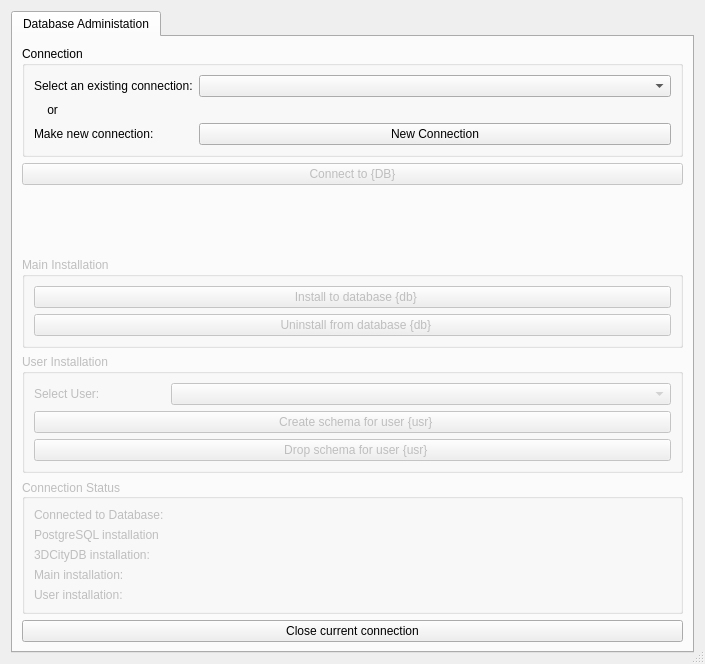
<?xml version="1.0" encoding="UTF-8"?>
<ui version="4.0">
 <class>AdministrationDialog</class>
 <widget class="QDialog" name="AdministrationDialog">
  <property name="enabled">
   <bool>true</bool>
  </property>
  <property name="geometry">
   <rect>
    <x>0</x>
    <y>0</y>
    <width>705</width>
    <height>664</height>
   </rect>
  </property>
  <property name="sizePolicy">
   <sizepolicy hsizetype="MinimumExpanding" vsizetype="Maximum">
    <horstretch>0</horstretch>
    <verstretch>0</verstretch>
   </sizepolicy>
  </property>
  <property name="minimumSize">
   <size>
    <width>705</width>
    <height>0</height>
   </size>
  </property>
  <property name="maximumSize">
   <size>
    <width>705</width>
    <height>937</height>
   </size>
  </property>
  <property name="windowTitle">
   <string>3DCityDB-Loader (Administration)</string>
  </property>
  <property name="sizeGripEnabled">
   <bool>true</bool>
  </property>
  <property name="modal">
   <bool>false</bool>
  </property>
  <layout class="QVBoxLayout" name="verticalLayout_container">
   <item>
    <widget class="QTabWidget" name="wdgMain">
     <property name="enabled">
      <bool>true</bool>
     </property>
     <property name="sizePolicy">
      <sizepolicy hsizetype="Preferred" vsizetype="Preferred">
       <horstretch>0</horstretch>
       <verstretch>0</verstretch>
      </sizepolicy>
     </property>
     <property name="minimumSize">
      <size>
       <width>0</width>
       <height>0</height>
      </size>
     </property>
     <property name="maximumSize">
      <size>
       <width>16777215</width>
       <height>16777215</height>
      </size>
     </property>
     <property name="toolTip">
      <string/>
     </property>
     <property name="toolTipDuration">
      <number>-1</number>
     </property>
     <property name="currentIndex">
      <number>0</number>
     </property>
     <property name="iconSize">
      <size>
       <width>16</width>
       <height>16</height>
      </size>
     </property>
     <property name="documentMode">
      <bool>false</bool>
     </property>
     <property name="tabsClosable">
      <bool>false</bool>
     </property>
     <property name="movable">
      <bool>false</bool>
     </property>
     <property name="tabBarAutoHide">
      <bool>false</bool>
     </property>
     <widget class="QWidget" name="tabDbAdmin">
      <property name="enabled">
       <bool>true</bool>
      </property>
      <attribute name="icon">
       <iconset>
        <normaloff>:/plugins/citydb_loader/icons/settings_icon.svg</normaloff>:/plugins/citydb_loader/icons/settings_icon.svg</iconset>
      </attribute>
      <attribute name="title">
       <string>Database Administation</string>
      </attribute>
      <layout class="QVBoxLayout" name="verticalLayout_3">
       <item>
        <widget class="QGroupBox" name="gbxConnection">
         <property name="sizePolicy">
          <sizepolicy hsizetype="MinimumExpanding" vsizetype="Maximum">
           <horstretch>0</horstretch>
           <verstretch>0</verstretch>
          </sizepolicy>
         </property>
         <property name="minimumSize">
          <size>
           <width>0</width>
           <height>0</height>
          </size>
         </property>
         <property name="title">
          <string>Connection</string>
         </property>
         <property name="flat">
          <bool>false</bool>
         </property>
         <property name="checkable">
          <bool>false</bool>
         </property>
         <layout class="QFormLayout" name="fLayoutConnection">
          <item row="0" column="0">
           <widget class="QLabel" name="lblExistingConnection">
            <property name="text">
             <string>Select an existing connection:</string>
            </property>
           </widget>
          </item>
          <item row="0" column="1">
           <widget class="QComboBox" name="cbxExistingConn">
            <property name="sizePolicy">
             <sizepolicy hsizetype="MinimumExpanding" vsizetype="Fixed">
              <horstretch>0</horstretch>
              <verstretch>0</verstretch>
             </sizepolicy>
            </property>
            <property name="toolTip">
             <string>uylilu</string>
            </property>
            <property name="accessibleName">
             <string/>
            </property>
            <property name="autoFillBackground">
             <bool>false</bool>
            </property>
            <property name="editable">
             <bool>false</bool>
            </property>
            <property name="currentText">
             <string/>
            </property>
            <property name="frame">
             <bool>true</bool>
            </property>
           </widget>
          </item>
          <item row="1" column="0">
           <widget class="QLabel" name="lblOr">
            <property name="text">
             <string>    or</string>
            </property>
           </widget>
          </item>
          <item row="2" column="0">
           <widget class="QLabel" name="lblNewConnection">
            <property name="text">
             <string>Make new connection:</string>
            </property>
           </widget>
          </item>
          <item row="2" column="1">
           <widget class="QPushButton" name="btnNewConn">
            <property name="enabled">
             <bool>true</bool>
            </property>
            <property name="sizePolicy">
             <sizepolicy hsizetype="MinimumExpanding" vsizetype="Fixed">
              <horstretch>0</horstretch>
              <verstretch>0</verstretch>
             </sizepolicy>
            </property>
            <property name="text">
             <string>New Connection</string>
            </property>
            <property name="checkable">
             <bool>false</bool>
            </property>
            <property name="checked">
             <bool>false</bool>
            </property>
            <property name="autoDefault">
             <bool>false</bool>
            </property>
            <property name="flat">
             <bool>false</bool>
            </property>
           </widget>
          </item>
         </layout>
        </widget>
       </item>
       <item>
        <widget class="QPushButton" name="btnConnectToDb">
         <property name="enabled">
          <bool>false</bool>
         </property>
         <property name="text">
          <string>Connect to {DB}</string>
         </property>
         <property name="autoDefault">
          <bool>true</bool>
         </property>
         <property name="default">
          <bool>false</bool>
         </property>
        </widget>
       </item>
       <item>
        <spacer name="verticalSpacer_2">
         <property name="orientation">
          <enum>Qt::Vertical</enum>
         </property>
         <property name="sizeHint" stdset="0">
          <size>
           <width>20</width>
           <height>40</height>
          </size>
         </property>
        </spacer>
       </item>
       <item>
        <widget class="QGroupBox" name="gbxMainInst">
         <property name="enabled">
          <bool>false</bool>
         </property>
         <property name="sizePolicy">
          <sizepolicy hsizetype="Preferred" vsizetype="Maximum">
           <horstretch>0</horstretch>
           <verstretch>0</verstretch>
          </sizepolicy>
         </property>
         <property name="title">
          <string>Main Installation</string>
         </property>
         <layout class="QVBoxLayout" name="vLayoutMainInst">
          <item>
           <widget class="QPushButton" name="btnMainInst">
            <property name="sizePolicy">
             <sizepolicy hsizetype="MinimumExpanding" vsizetype="Fixed">
              <horstretch>0</horstretch>
              <verstretch>0</verstretch>
             </sizepolicy>
            </property>
            <property name="text">
             <string>  Install to database {db}</string>
            </property>
            <property name="icon">
             <iconset>
              <normaloff>:/plugins/citydb_loader/icons/install_icon.svg</normaloff>:/plugins/citydb_loader/icons/install_icon.svg</iconset>
            </property>
            <property name="checkable">
             <bool>false</bool>
            </property>
            <property name="checked">
             <bool>false</bool>
            </property>
            <property name="default">
             <bool>false</bool>
            </property>
            <property name="flat">
             <bool>false</bool>
            </property>
           </widget>
          </item>
          <item>
           <widget class="QPushButton" name="btnMainUninst">
            <property name="sizePolicy">
             <sizepolicy hsizetype="MinimumExpanding" vsizetype="Fixed">
              <horstretch>0</horstretch>
              <verstretch>0</verstretch>
             </sizepolicy>
            </property>
            <property name="text">
             <string>  Uninstall from database {db}</string>
            </property>
            <property name="icon">
             <iconset>
              <normaloff>:/plugins/citydb_loader/icons/uninstall_icon.svg</normaloff>:/plugins/citydb_loader/icons/uninstall_icon.svg</iconset>
            </property>
            <property name="default">
             <bool>false</bool>
            </property>
           </widget>
          </item>
         </layout>
        </widget>
       </item>
       <item>
        <widget class="QGroupBox" name="gbxUserInst">
         <property name="enabled">
          <bool>false</bool>
         </property>
         <property name="sizePolicy">
          <sizepolicy hsizetype="Preferred" vsizetype="Maximum">
           <horstretch>0</horstretch>
           <verstretch>0</verstretch>
          </sizepolicy>
         </property>
         <property name="title">
          <string>User Installation</string>
         </property>
         <layout class="QVBoxLayout" name="vLayoutUsrInst">
          <item>
           <layout class="QHBoxLayout" name="hLayout">
            <item>
             <widget class="QLabel" name="lblUser">
              <property name="sizePolicy">
               <sizepolicy hsizetype="Preferred" vsizetype="Fixed">
                <horstretch>0</horstretch>
                <verstretch>0</verstretch>
               </sizepolicy>
              </property>
              <property name="text">
               <string>Select User:</string>
              </property>
             </widget>
            </item>
            <item>
             <spacer name="horizontalSpacer_5">
              <property name="orientation">
               <enum>Qt::Horizontal</enum>
              </property>
              <property name="sizeType">
               <enum>QSizePolicy::Minimum</enum>
              </property>
              <property name="sizeHint" stdset="0">
               <size>
                <width>65</width>
                <height>20</height>
               </size>
              </property>
             </spacer>
            </item>
            <item>
             <widget class="QComboBox" name="cbxUser">
              <property name="sizePolicy">
               <sizepolicy hsizetype="MinimumExpanding" vsizetype="Fixed">
                <horstretch>0</horstretch>
                <verstretch>0</verstretch>
               </sizepolicy>
              </property>
              <property name="editable">
               <bool>false</bool>
              </property>
              <property name="currentText">
               <string/>
              </property>
              <property name="maxVisibleItems">
               <number>5</number>
              </property>
              <property name="duplicatesEnabled">
               <bool>false</bool>
              </property>
              <property name="frame">
               <bool>true</bool>
              </property>
             </widget>
            </item>
           </layout>
          </item>
          <item>
           <widget class="QPushButton" name="btnUsrInst">
            <property name="text">
             <string>  Create schema for user {usr}</string>
            </property>
            <property name="icon">
             <iconset>
              <normaloff>:/plugins/citydb_loader/icons/install_icon.svg</normaloff>:/plugins/citydb_loader/icons/install_icon.svg</iconset>
            </property>
           </widget>
          </item>
          <item>
           <widget class="QPushButton" name="btnUsrUninst">
            <property name="sizePolicy">
             <sizepolicy hsizetype="MinimumExpanding" vsizetype="Fixed">
              <horstretch>0</horstretch>
              <verstretch>0</verstretch>
             </sizepolicy>
            </property>
            <property name="text">
             <string>  Drop schema for user {usr}</string>
            </property>
            <property name="icon">
             <iconset>
              <normaloff>:/plugins/citydb_loader/icons/uninstall_icon.svg</normaloff>:/plugins/citydb_loader/icons/uninstall_icon.svg</iconset>
            </property>
            <property name="default">
             <bool>false</bool>
            </property>
           </widget>
          </item>
         </layout>
        </widget>
       </item>
       <item>
        <widget class="QGroupBox" name="gbxConnStatus">
         <property name="enabled">
          <bool>false</bool>
         </property>
         <property name="sizePolicy">
          <sizepolicy hsizetype="MinimumExpanding" vsizetype="Maximum">
           <horstretch>0</horstretch>
           <verstretch>0</verstretch>
          </sizepolicy>
         </property>
         <property name="focusPolicy">
          <enum>Qt::NoFocus</enum>
         </property>
         <property name="layoutDirection">
          <enum>Qt::LeftToRight</enum>
         </property>
         <property name="autoFillBackground">
          <bool>false</bool>
         </property>
         <property name="title">
          <string>Connection Status</string>
         </property>
         <property name="alignment">
          <set>Qt::AlignLeading|Qt::AlignLeft|Qt::AlignVCenter</set>
         </property>
         <property name="flat">
          <bool>false</bool>
         </property>
         <property name="checkable">
          <bool>false</bool>
         </property>
         <layout class="QGridLayout" name="gLayoutConnStatus">
          <item row="4" column="1">
           <widget class="QLabel" name="lblUserInst_out">
            <property name="sizePolicy">
             <sizepolicy hsizetype="MinimumExpanding" vsizetype="Preferred">
              <horstretch>0</horstretch>
              <verstretch>0</verstretch>
             </sizepolicy>
            </property>
            <property name="text">
             <string/>
            </property>
            <property name="wordWrap">
             <bool>true</bool>
            </property>
            <property name="margin">
             <number>0</number>
            </property>
            <property name="indent">
             <number>-1</number>
            </property>
           </widget>
          </item>
          <item row="3" column="1">
           <widget class="QLabel" name="lblMainInst_out">
            <property name="text">
             <string/>
            </property>
           </widget>
          </item>
          <item row="0" column="1">
           <widget class="QLabel" name="lblConnToDb_out">
            <property name="sizePolicy">
             <sizepolicy hsizetype="MinimumExpanding" vsizetype="Preferred">
              <horstretch>0</horstretch>
              <verstretch>0</verstretch>
             </sizepolicy>
            </property>
            <property name="text">
             <string/>
            </property>
            <property name="alignment">
             <set>Qt::AlignLeading|Qt::AlignLeft|Qt::AlignVCenter</set>
            </property>
           </widget>
          </item>
          <item row="2" column="0">
           <widget class="QLabel" name="lbl3DCityDBInst">
            <property name="sizePolicy">
             <sizepolicy hsizetype="Maximum" vsizetype="Preferred">
              <horstretch>0</horstretch>
              <verstretch>0</verstretch>
             </sizepolicy>
            </property>
            <property name="text">
             <string>3DCityDB installation:</string>
            </property>
           </widget>
          </item>
          <item row="2" column="1">
           <widget class="QLabel" name="lbl3DCityDBInst_out">
            <property name="sizePolicy">
             <sizepolicy hsizetype="MinimumExpanding" vsizetype="Preferred">
              <horstretch>0</horstretch>
              <verstretch>0</verstretch>
             </sizepolicy>
            </property>
            <property name="text">
             <string/>
            </property>
           </widget>
          </item>
          <item row="4" column="0">
           <widget class="QLabel" name="lblUserInst">
            <property name="sizePolicy">
             <sizepolicy hsizetype="Maximum" vsizetype="Preferred">
              <horstretch>0</horstretch>
              <verstretch>0</verstretch>
             </sizepolicy>
            </property>
            <property name="text">
             <string>User installation:</string>
            </property>
           </widget>
          </item>
          <item row="1" column="0">
           <widget class="QLabel" name="lblPostInst">
            <property name="sizePolicy">
             <sizepolicy hsizetype="Maximum" vsizetype="Preferred">
              <horstretch>0</horstretch>
              <verstretch>0</verstretch>
             </sizepolicy>
            </property>
            <property name="text">
             <string>PostgreSQL installation</string>
            </property>
           </widget>
          </item>
          <item row="0" column="0">
           <widget class="QLabel" name="lblConnToDb">
            <property name="sizePolicy">
             <sizepolicy hsizetype="Maximum" vsizetype="Maximum">
              <horstretch>0</horstretch>
              <verstretch>0</verstretch>
             </sizepolicy>
            </property>
            <property name="frameShape">
             <enum>QFrame::NoFrame</enum>
            </property>
            <property name="frameShadow">
             <enum>QFrame::Plain</enum>
            </property>
            <property name="lineWidth">
             <number>2</number>
            </property>
            <property name="text">
             <string>Connected to Database:</string>
            </property>
            <property name="alignment">
             <set>Qt::AlignLeading|Qt::AlignLeft|Qt::AlignTop</set>
            </property>
           </widget>
          </item>
          <item row="1" column="1">
           <widget class="QLabel" name="lblPostInst_out">
            <property name="sizePolicy">
             <sizepolicy hsizetype="MinimumExpanding" vsizetype="Preferred">
              <horstretch>0</horstretch>
              <verstretch>0</verstretch>
             </sizepolicy>
            </property>
            <property name="text">
             <string/>
            </property>
           </widget>
          </item>
          <item row="3" column="0">
           <widget class="QLabel" name="lblMainInst">
            <property name="text">
             <string>Main installation:</string>
            </property>
           </widget>
          </item>
         </layout>
        </widget>
       </item>
       <item>
        <widget class="QPushButton" name="btnCloseConn">
         <property name="text">
          <string>Close current connection</string>
         </property>
        </widget>
       </item>
      </layout>
     </widget>
    </widget>
   </item>
  </layout>
 </widget>
 <resources/>
 <connections/>
</ui>
